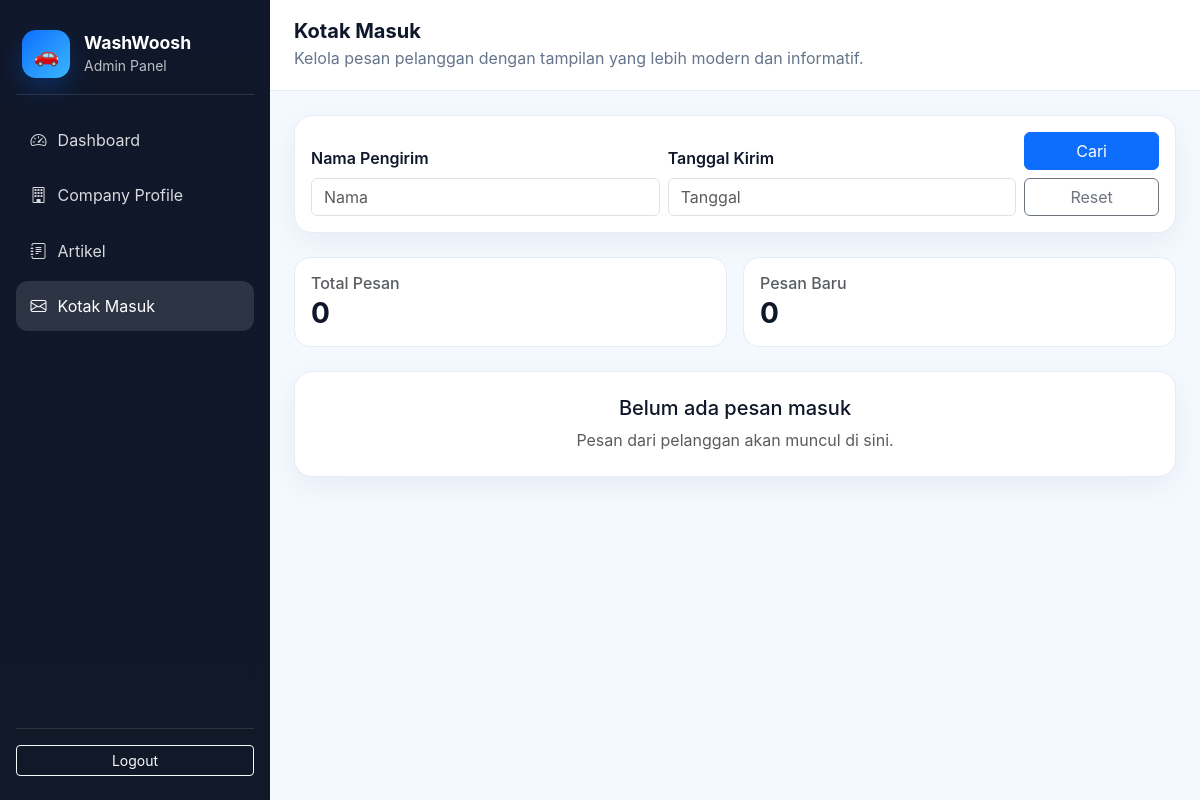
/admin/kotak_masuk.php (signed in), run on an earlier commit of the app's database.
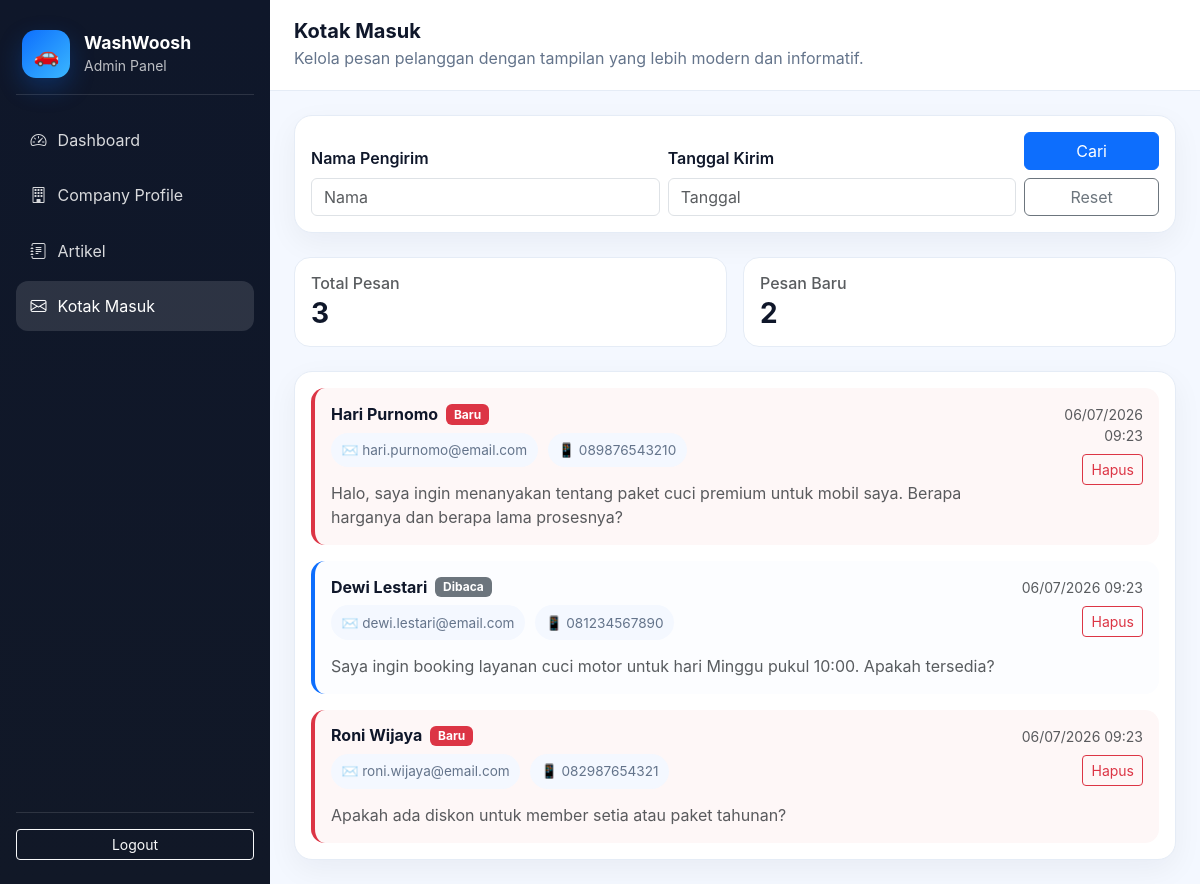
And on a later commit of the database.
### tables this page shows
CREATE TABLE tb_kontak (
  id_kontak INT UNSIGNED AUTO_INCREMENT PRIMARY KEY,
  nama VARCHAR(100) NOT NULL,
  email VARCHAR(100) NOT NULL,
  no_telp VARCHAR(25) NOT NULL,
  pesan TEXT NOT NULL,
  status ENUM('baru','dibaca') NOT NULL DEFAULT 'baru',
  created_at TIMESTAMP NOT NULL DEFAULT CURRENT_TIMESTAMP,
  deleted_at TIMESTAMP NULL DEFAULT NULL
);

### admin/kotak_masuk.php (the view, shortened to what the changed rows need)
<?php
require_once '../config/koneksi.php';
try {
    $pdo->query('SELECT 1 FROM tb_kontak LIMIT 1');
} catch (PDOException $e) {
    $pdo->exec('CREATE TABLE IF NOT EXISTS tb_kontak (
        id_kontak INT UNSIGNED AUTO_INCREMENT PRIMARY KEY,
        nama VARCHAR(100) NOT NULL,
        email VARCHAR(100) NOT NULL,
        no_telp VARCHAR(25) NOT NULL,
        pesan TEXT NOT NULL,
        status ENUM("baru","dibaca") NOT NULL DEFAULT "baru",
        created_at TIMESTAMP NOT NULL DEFAULT CURRENT_TIMESTAMP,
        deleted_at TIMESTAMP NULL DEFAULT NULL
    ) ENGINE=InnoDB DEFAULT CHARSET=utf8mb4');
    $pdo->exec('INSERT INTO tb_kontak (nama, email, no_telp, pesan, status) VALUES
    ("Hari Purnomo", "hari.purnomo@email.com", "089876543210", "Halo, saya ingin menanyakan tentang paket cuci premium untuk mobil saya. Berapa harganya dan berapa lama prosesnya?", "baru"),
    ("Dewi Lestari", "dewi.lestari@email.com", "081234567890", "Saya ingin booking layanan cuci motor untuk hari Minggu pukul 10:00. Apakah tersedia?", "dibaca"),
    ("Roni Wijaya", "roni.wijaya@email.com", "082987654321", "Apakah ada diskon untuk member setia atau paket tahunan?", "baru")');
}
$search_name = trim($_GET['nama'] ?? '');
$search_date = trim($_GET['created_at'] ?? '');
$where_clauses = ['k.deleted_at IS NULL'];
$params = [];
$stmt = $pdo->prepare('SELECT k.id_kontak, k.nama, k.email, k.no_telp, k.pesan, k.created_at, k.status
    FROM tb_kontak k
    WHERE ' . implode(' AND ', $where_clauses) . '
    ORDER BY k.created_at DESC');
$stmt->execute($params);
$kontak_list = $stmt->fetchAll();
?>
<!doctype html>
<html lang="id">
<head>
    <link href="https://cdn.jsdelivr.net/npm/bootstrap@5.3.2/dist/css/bootstrap.min.css" rel="stylesheet">
</head>
<body>
<div class="page-wrapper">
    <div class="main-panel">
        <header class="topbar">
            <div>
                <h2>Kotak Masuk</h2>
            </div>
        </header>
        <main class="content">
            <div class="row g-3 mb-4">
                <div class="col-md-6">
                    <div class="stat-card p-3 h-100">
                        <h6 class="text-muted mb-1">Total Pesan</h6>
                        <h3 class="fw-bold mb-0"><?= count($kontak_list) ?></h3>
                    </div>
                </div>
                <div class="col-md-6">
                    <div class="stat-card p-3 h-100">
                        <h6 class="text-muted mb-1">Pesan Baru</h6>
                        <h3 class="fw-bold mb-0"><?= count(array_filter($kontak_list, fn($item) => $item['status'] === 'baru')) ?></h3>
                    </div>
                </div>
            </div>
            <?php if (empty($kontak_list)): ?>
                <div class="panel-card p-4 text-center">
                    <h5 class="mb-2"><?= ($search_name !== '' || $search_date !== '') ? 'Tidak ada pesan yang sesuai pencarian' : 'Belum ada pesan masuk' ?></h5>
                    <p class="text-muted mb-0"><?= ($search_name !== '' || $search_date !== '') ? 'Coba isi kolom lain atau reset pencarian.' : 'Pesan dari pelanggan akan muncul di sini.' ?></p>
                </div>
            <?php else: ?>
                <div class="panel-card p-3">
                    <div class="d-flex flex-column gap-3">
                        <?php foreach ($kontak_list as $kontak): ?>
                            <div class="message-card <?= $kontak['status'] === 'baru' ? 'unread' : '' ?>" data-bs-toggle="collapse" data-bs-target="#kontak-<?= $kontak['id_kontak'] ?>">
                                <div class="d-flex justify-content-between align-items-start gap-3">
                                    <div>
                                        <div class="d-flex align-items-center gap-2 mb-2">
                                            <h6 class="mb-0 fw-bold"><?= htmlspecialchars($kontak['nama']) ?></h6>
                                            <?php if ($kontak['status'] === 'baru'): ?>
                                                <span class="badge bg-danger">Baru</span>
                                            <?php else: ?>
                                                <span class="badge bg-secondary">Dibaca</span>
                                            <?php endif; ?>
                                        </div>
                                        <div class="mb-2">
                                            <span class="info-badge">✉️ <?= htmlspecialchars($kontak['email']) ?></span>
                                            <span class="info-badge">📱 <?= htmlspecialchars($kontak['no_telp']) ?></span>
                                        </div>
                                        <p class="mb-0 text-muted"><?= htmlspecialchars(substr($kontak['pesan'], 0, 120)) ?><?= strlen($kontak['pesan']) > 120 ? '...' : '' ?></p>
                                    </div>
                                    <div class="text-end">
                                        <small class="text-muted d-block mb-2"><?= date('d/m/Y H:i', strtotime($kontak['created_at'])) ?></small>
                                        <form method="post" onsubmit="return confirm('Yakin ingin menghapus pesan ini?');" style="display:inline;">
                                            <button type="submit" class="btn btn-outline-danger btn-sm">Hapus</button>
                                        </form>
                                    </div>
                                </div>
                            </div>
                        <?php endforeach; ?>
                    </div>
                </div>
            <?php endif; ?>
        </main>
    </div>
</div>
<link rel="stylesheet" href="https://cdn.jsdelivr.net/npm/bootstrap-icons@1.11.3/font/bootstrap-icons.css">
</body>
</html>

What changed in the data, as far as the page shows it:
added tb_kontak: nama "Hari Purnomo", status "Baru", email "hari.purnomo@email.com", no_telp "089876543210", pesan "Halo, saya ingin menanyakan tentang paket cuci premium untuk mobil saya. Berapa harganya dan berapa lama prosesnya?", created_at "06/07/2026 09:23"
added tb_kontak: nama "Dewi Lestari", status "Dibaca", email "dewi.lestari@email.com", no_telp "081234567890", pesan "Saya ingin booking layanan cuci motor untuk hari Minggu pukul 10:00. Apakah tersedia?", created_at "06/07/2026 09:23"
added tb_kontak: nama "Roni Wijaya", status "Baru", email "roni.wijaya@email.com", no_telp "082987654321", pesan "Apakah ada diskon untuk member setia atau paket tahunan?", created_at "06/07/2026 09:23"
Also different on the page:
count($kontak_list): "0" → "3"
text no longer shown: "0 Belum ada pesan masuk Pesan dari pelanggan akan muncul di sini."
text now shown: "2"
